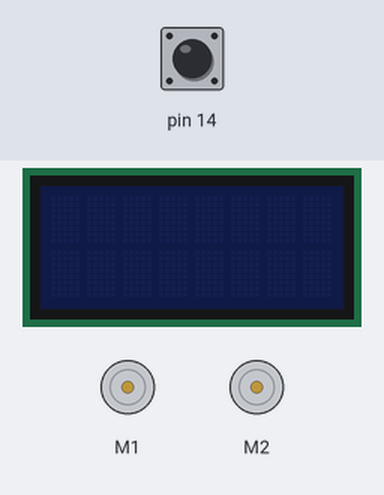
Bench run of a sketch on a simulated Arduino Leonardo, built with avr-gcc and run on an emulated ATmega32U4. Parts: 8×2 character LCD, 2 × DC motor (green arrow = forward, orange = backward, longer = faster). The test bench sets the inputs (shaded band); at power-on: pin 14 HIGH.

Above: at 0.8 s.
0.9 s: pin 14 pulled LOW for 0.15 s
At 1.9 s:
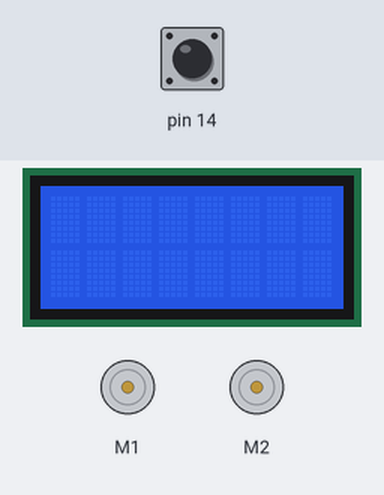
At 3.7 s:
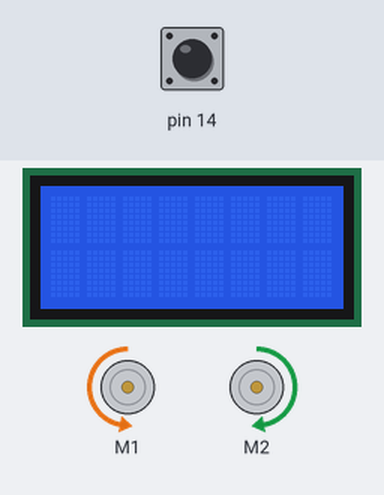
4.0 s: pin 14 pulled LOW for 3.2 s
At 9.3 s:
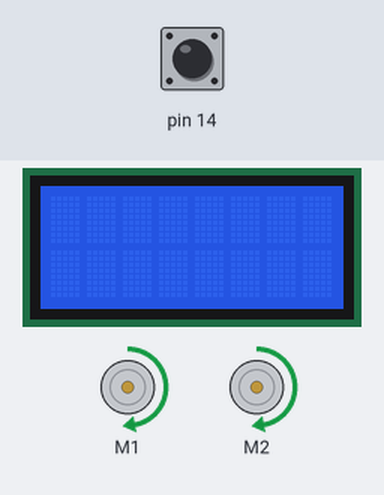
Timing chart, 0 to 10.8 s (numbered marks = the images above; inputs shaded):
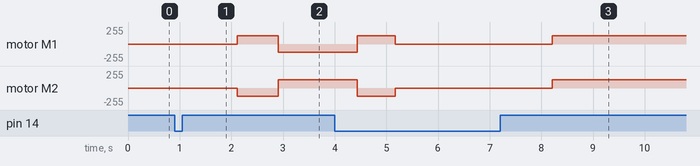

Measured:
- after the input at 0.9 s, motor M1: stopped → forward 127/255 after 1.2 s, → backward 127/255 0.79 s later; motor M2: stopped → backward 127/255 after 1.2 s, → forward 127/255 0.79 s later

The sketch:

line_solution.ino
```cpp
#include <Wire.h>
#include <Zumo32U4.h>

Zumo32U4LCD lcd;
Zumo32U4Motors motors;
Zumo32U4LineSensors lineSensors;
Zumo32U4ButtonA buttonA;

// Define your array here
int lineSensorValues[5];

void setup()
{
  // Wait for the user to press button A.
  buttonA.waitForButton();

  // Initialize the line sensors here
  lineSensors.initFiveSensors();

  // Perform calibration
  calibrateSensors();

  // Wait for the user to press button A again.
  buttonA.waitForButton();

  // Delay so that the robot does not move away while the user is
  // still touching it.
  delay(1000);
}

void loop()
{
  /* TASK 1
  lcd.clear();
  lineSensors.readLine(lineSensorValues);
  lcd.print(lineSensorValues[0]);
  lcd.gotoXY(0, 1);
  lcd.print(lineSensorValues[4]);
  */

  /* TASK 2
  lcd.clear();
  lcd.print(lineSensors.readLine(lineSensorValues);
  */

  /* TASK 3 */
  lineSensors.readLine(lineSensorValues);
  while( (lineSensorValues[1] && lineSensorValues[2] && lineSensorValues[3]) < 500)
  {
    motors.setSpeeds(200, 200);
  }

  motors.setSpeeds(0, 0);
}

void calibrateSensors()
{
  lcd.clear();

  // Wait 1 second and then begin automatic sensor calibration
  // by rotating in place to sweep the sensors over the line
  delay(1000);
  for(uint16_t i = 0; i < 120; i++)
  {
    if (i > 30 && i <= 90)
    {
      motors.setSpeeds(-200, 200);
    }
    else
    {
      motors.setSpeeds(200, -200);
    }

    lineSensors.calibrate();
  }
  motors.setSpeeds(0, 0);
}
```
